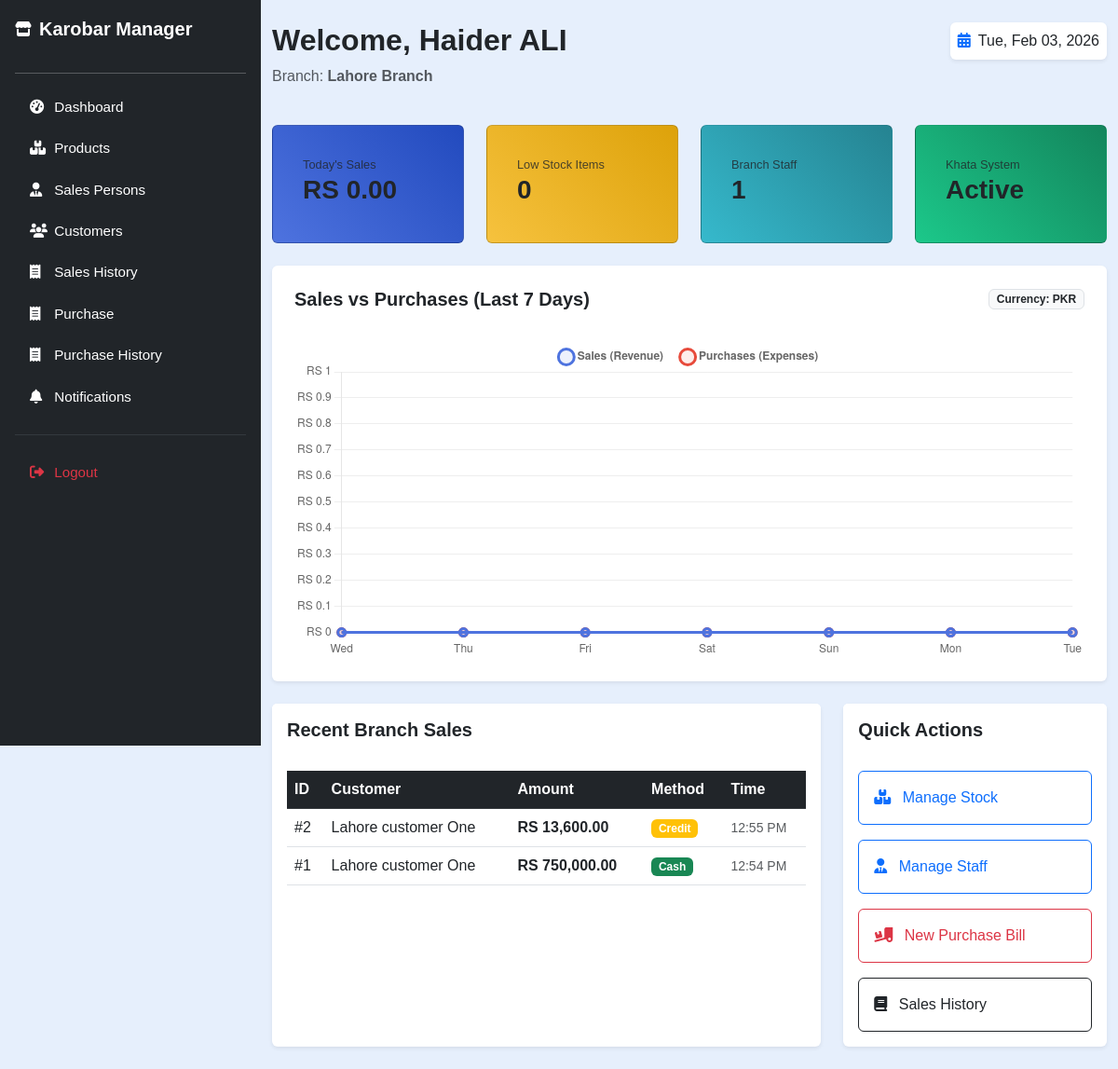
The page /manager/manager_dashboard.php (signed in) on the database as committed earlier.
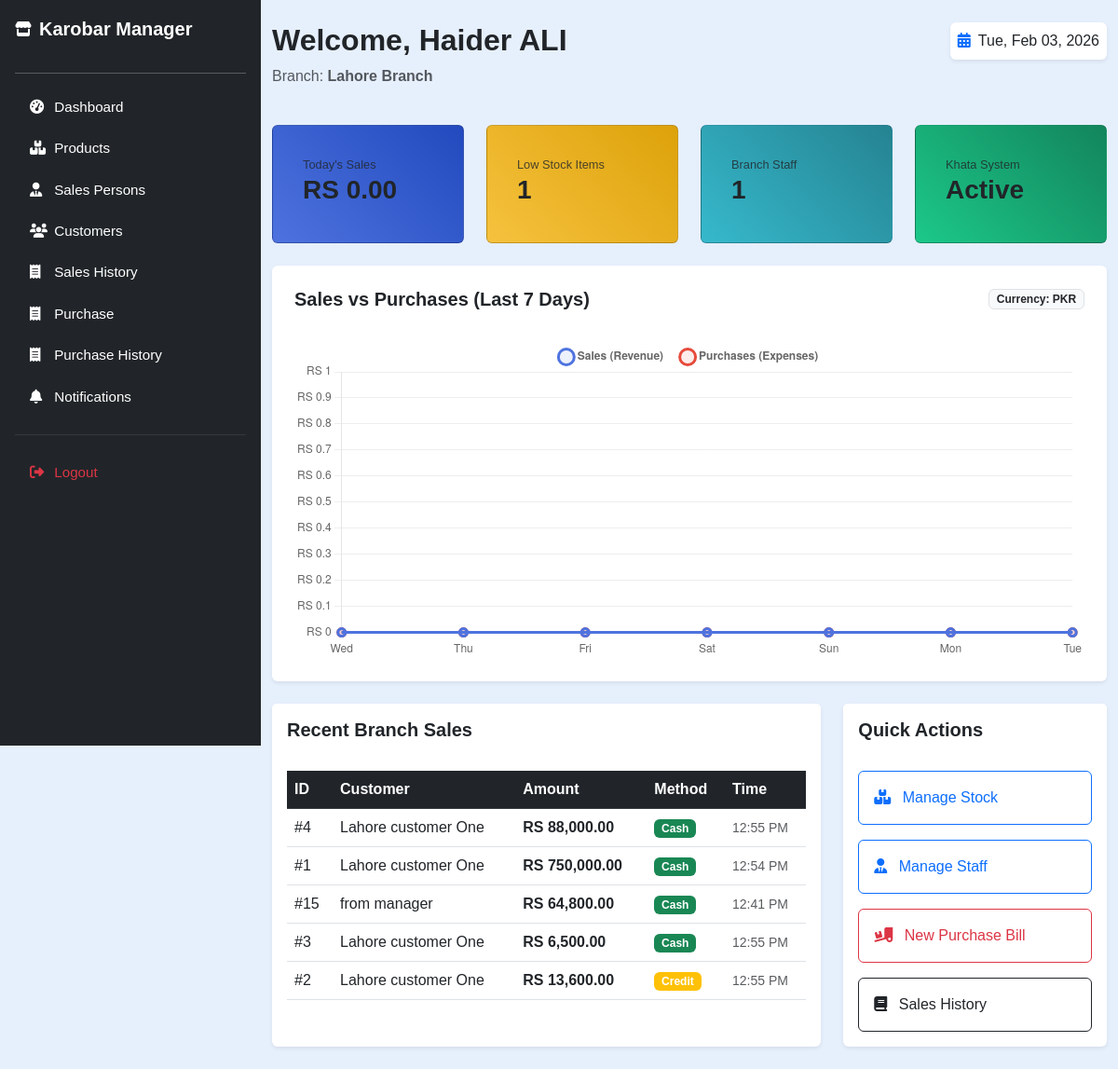
The same page on the database as committed later.
### tables this page shows
CREATE TABLE `sales` (
  `id` int(11) NOT NULL,
  `sale_date` datetime DEFAULT current_timestamp(),
  `total_amount` decimal(12,2) NOT NULL,
  `cash_received` decimal(12,2) NOT NULL DEFAULT 0.00,
  `payment_method` enum('Cash','Credit') NOT NULL,
  `branch_id` int(11) DEFAULT NULL,
  `salesperson_id` int(11) DEFAULT NULL,
  `customer_id` int(11) DEFAULT NULL
);

CREATE TABLE `customers` (
  `id` int(11) NOT NULL,
  `name` varchar(100) NOT NULL,
  `email` varchar(100) NOT NULL,
  `phone_number` varchar(20) NOT NULL,
  `address` varchar(255) NOT NULL,
  `branch_id` int(11) DEFAULT NULL,
  `created_at` datetime DEFAULT current_timestamp()
);

### manager/manager_dashboard.php (the view, shortened to what the changed rows need)
<?php
include('../config.php');
$manager_id = $_SESSION["id"];
$stmt = $conn->prepare("SELECT m.full_name, m.branch_id, b.name as branch_name
                        FROM managers m
                        JOIN branches b ON m.branch_id = b.id
                        WHERE m.id = ?");
$stmt->bind_param("i", $manager_id);
$stmt->execute();
$manager_data = $stmt->get_result()->fetch_assoc();
$branch_id = $manager_data['branch_id'];
$stmt = $conn->prepare("SELECT COUNT(*) as count FROM products WHERE branch_id = ? AND quantity <= low_stock_threshold");
$stmt->bind_param("i", $branch_id);
$stmt->execute();
$low_stock_count = $stmt->get_result()->fetch_assoc()['count'];
$chart_days = [];
$sales_data_points = [];
$purchase_data_points = [];
for ($i = 6; $i >= 0; $i--) {
    $date = date('Y-m-d', strtotime("-$i days"));
    $day_name = date('D', strtotime($date));
    $chart_days[$date] = $day_name;
    $sales_data_points[$date] = 0;
    $purchase_data_points[$date] = 0;
}
$sales_labels = array_values($chart_days);
$sales_values = array_values($sales_data_points);
$purchase_values = array_values($purchase_data_points);
$stmt = $conn->prepare("SELECT s.*, c.name as customer_name
                        FROM sales s
                        LEFT JOIN customers c ON s.customer_id = c.id
                        WHERE s.branch_id = ?
                        ORDER BY s.sale_date DESC LIMIT 5");
$stmt->bind_param("i", $branch_id);
$stmt->execute();
$recent_sales = $stmt->get_result()->fetch_all(MYSQLI_ASSOC);
?>
<!DOCTYPE html>
<html lang="en">
<head>
    <link href="https://cdn.jsdelivr.net/npm/bootstrap@5.3.0/dist/css/bootstrap.min.css" rel="stylesheet">
    <link href="https://cdnjs.cloudflare.com/ajax/libs/font-awesome/6.4.0/css/all.min.css" rel="stylesheet">
</head>
<body>
<?php include('manager_sidebar.php'); ?>
<div class="container py-4">
    <div class="row mb-4">
        <div class="col-md-8">
            <h2 class="fw-bold">Welcome, <?= htmlspecialchars($manager_data['full_name']) ?></h2>
        </div>
    </div>
    <div class="row g-4 mb-4">
        <div class="col-md-3">
            <div class="card stat-card bg-warning-grad p-3 h-100">
                <div class="card-body">
                    <div class="card-title-info">Low Stock Items</div>
                    <h3 class="fw-bold"><?= $low_stock_count ?></h3>
                </div>
            </div>
        </div>
    </div>
    <div class="row g-4">
        <div class="col-lg-8">
            <div class="card border-0 shadow-sm h-100">
                <div class="card-body">
                    <div class="table-responsive">
                        <table class="table table-hover align-middle">
                            <thead class="table-dark">
                                <tr>
                                    <th>ID</th>
                                    <th>Customer</th>
                                    <th>Amount</th>
                                    <th>Method</th>
                                    <th>Time</th>
                                </tr>
                            </thead>
                            <tbody>
                                <?php foreach($recent_sales as $sale): ?>
                                <tr>
                                    <td>#<?= $sale['id'] ?></td>
                                    <td><?= htmlspecialchars($sale['customer_name'] ?? 'Walk-in') ?></td>
                                    <td><strong>RS <?= number_format($sale['total_amount'], 2) ?></strong></td>
                                    <td>
                                        <span class="badge <?= $sale['payment_method'] == 'Cash' ? 'bg-success' : 'bg-warning' ?>">
                                            <?= $sale['payment_method'] ?>
                                        </span>
                                    </td>
                                    <td class="small text-muted"><?= date('h:i A', strtotime($sale['sale_date'])) ?></td>
                                </tr>
                                <?php endforeach; ?>
                            </tbody>
                        </table>
                    </div>
                </div>
            </div>
        </div>
    </div>
</div>
<script>
    const ctx = document.getElementById('performanceChart').getContext('2d');
    new Chart(ctx, {
        type: 'line',
        data: {
            labels: <?= json_encode($sales_labels) ?>,
            datasets: [
                {
                    label: 'Sales (Revenue)',
                    data: <?= json_encode($sales_values) ?>,
                    borderColor: '#4e73df',
                    backgroundColor: 'rgba(78, 115, 223, 0.1)',
                    fill: true,
                    tension: 0.3,
                    borderWidth: 3,
                    pointRadius: 4
                },
                {
                    label: 'Purchases (Expenses)',
                    data: <?= json_encode($purchase_values) ?>,
                    borderColor: '#e74a3b',
                    backgroundColor: 'rgba(231, 74, 59, 0.1)',
                    fill: true,
                    tension: 0.3,
                    borderWidth: 3,
                    pointRadius: 4
                }
            ]
        },
        options: {
            maintainAspectRatio: false,
            plugins: {
                legend: {
                    display: true,
                    position: 'top',
                    labels: {
                        usePointStyle: true,
                        padding: 20,
                        font: { weight: 'bold' }
                    }
                },
                tooltip: {
                    mode: 'index',
                    intersect: false,
                }
            },
            scales: {
                y: {
                    beginAtZero: true,
                    ticks: {
                        callback: function(value) { return 'RS ' + value.toLocaleString(); }
                    },
                    grid: { color: '#eee' }
                },
                x: { grid: { display: false } }
            },
            interaction: {
                mode: 'nearest',
                axis: 'x',
                intersect: false
            }
        }
    });
</script>
</body>
</html>

Rows that differ between the two databases and show on the page:
added sales: id "4", customer.name "Lahore customer One", total_amount "88,000.00", payment_method "Cash", sale_date "12:55 PM"
changed sales "12:54 PM": moves up the list
added sales: id "15", customer.name "from manager", total_amount "64,800.00", payment_method "Cash", sale_date "12:41 PM"
added sales: id "3", customer.name "Lahore customer One", total_amount "6,500.00", payment_method "Cash", sale_date "12:55 PM"
Other text that changed with them:
$low_stock_count: "0" → "1"
